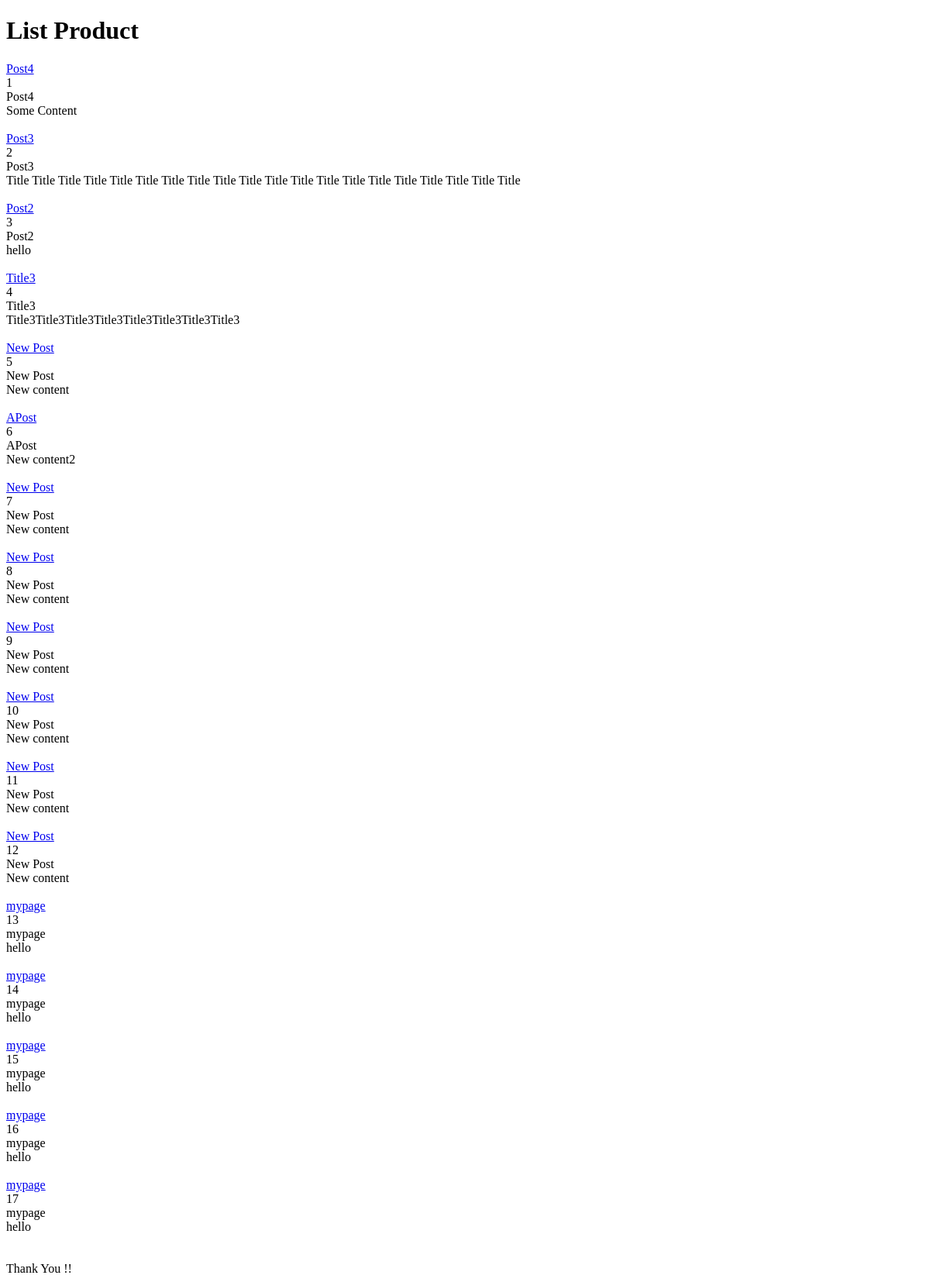
/posts/, run on an earlier commit of the app's database.
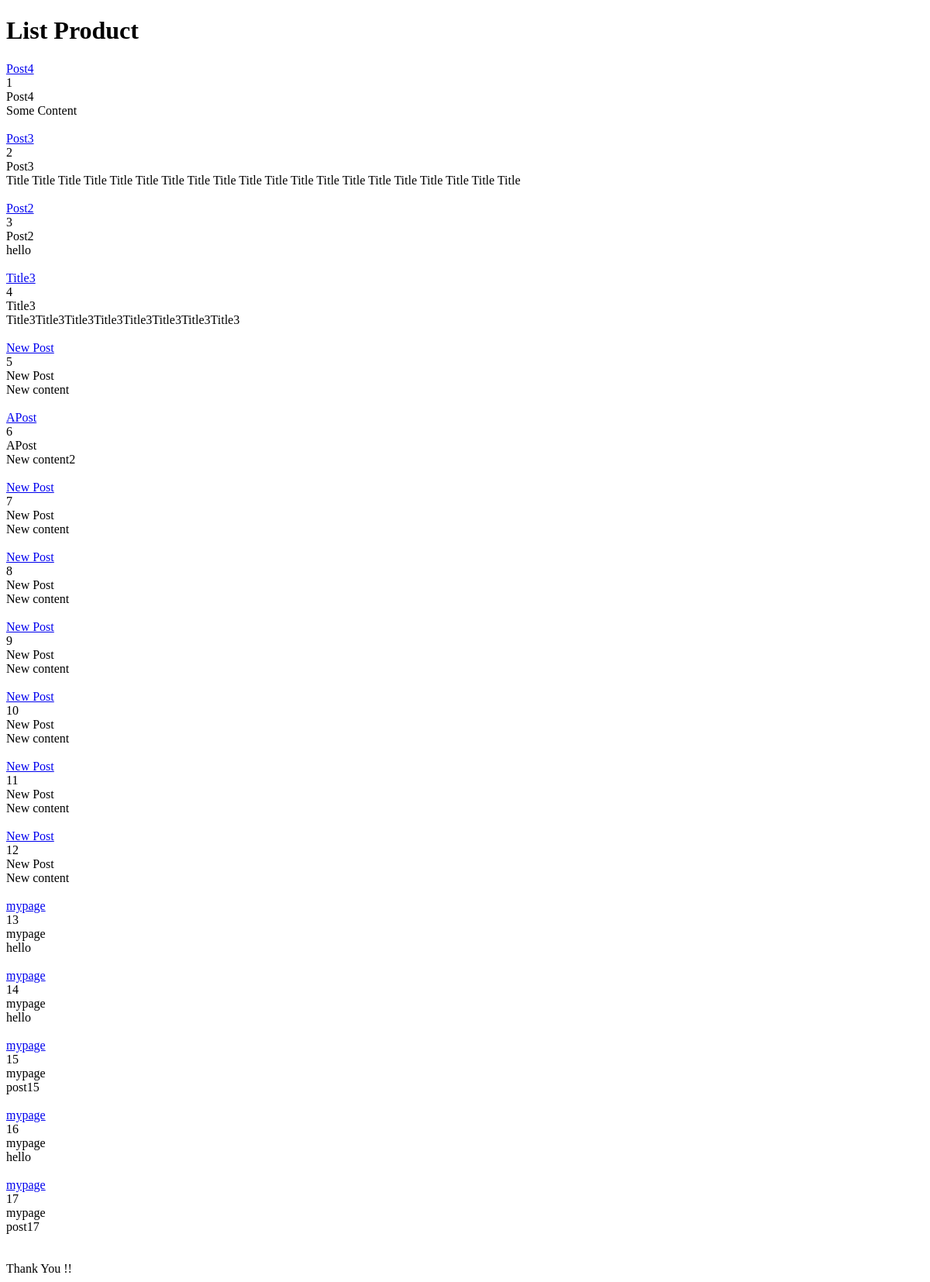
And on a later commit of the database.
### posts/models.py (models this page shows, shortened)
class Post(models.Model):
    title = models.CharField(max_length=120)
    content = models.TextField()
    updated = models.DateTimeField(auto_now=True, auto_now_add=False)
    timestamp = models.DateTimeField(auto_now=False, auto_now_add=True)
    def __str__(self):
        return self.title
    def get_absolute_url(self):
        return reverse("posts:post_detail",kwargs={"id": self.id})

### posts/views.py (the view)
def post_list(request):
    print settings.BASE_DIR
    queryset = Post.objects.all()
    context = {
        "title": "List",
        "object_list":  queryset,
    }
    return render(request, "post_list.html", context)

### templates/post_list.html
{% extends   "base.html" %}
{% block content %}
<H1> {{ title }} Product </H1>
{% for obj in object_list %}
<a href='{{ obj.get_absolute_url }}'> {{ obj.title }} </a>
<br/>
{{ obj.id }} <br/>
{{ obj.title }} <br/>
{{ obj.content }} <br/>
{{ obj.update }} <br/>
{% endfor %} <br/>
{% endblock content %}

What changed in the data, as far as the page shows it:
changed Post id 15: content "hello" → "post15"
changed Post id 17: content "hello" → "post17"
